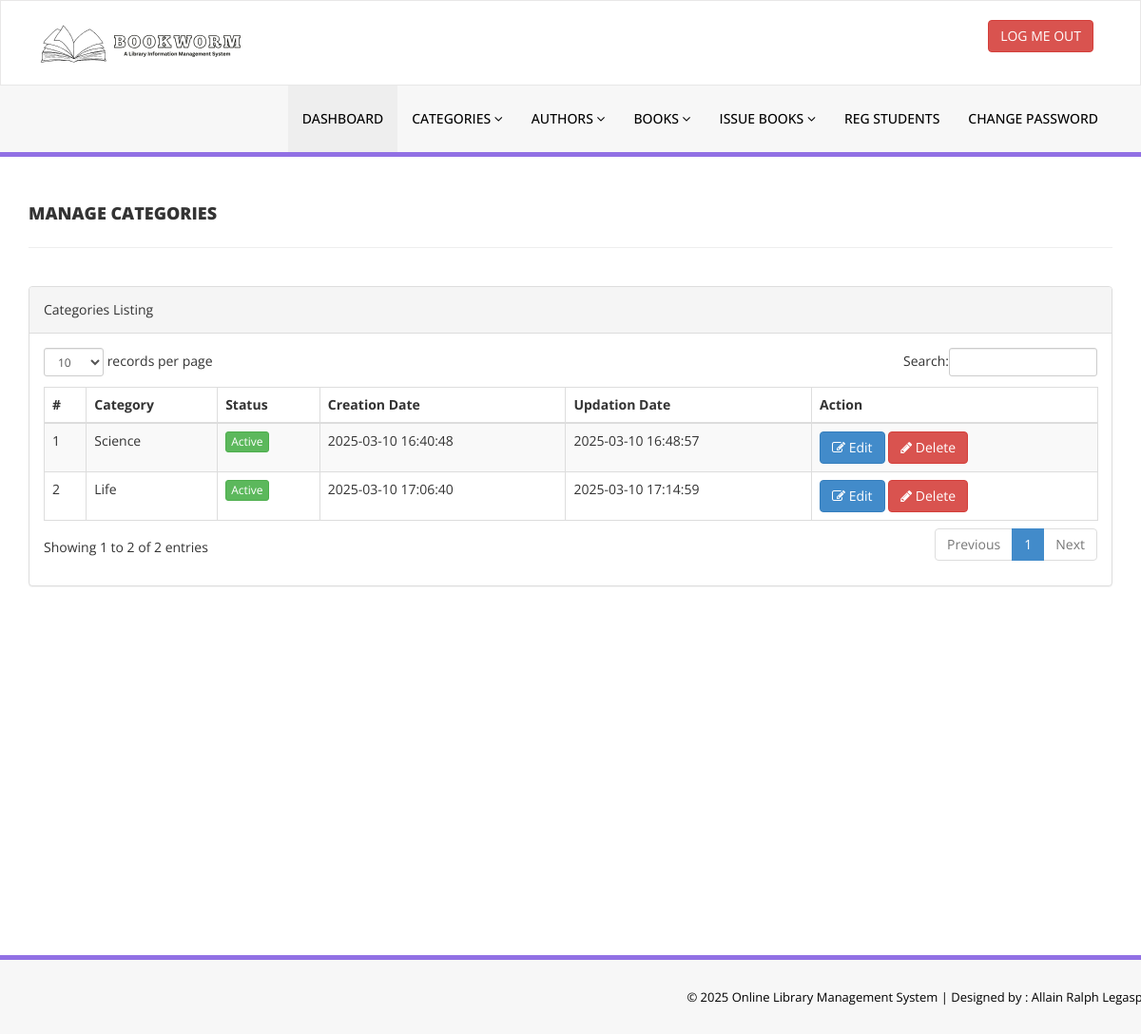
The app's page /admin/manage-categories.php (signed in) with its own data.
### tables this page shows
CREATE TABLE `tblcategory` (
  `id` int(11) NOT NULL,
  `CategoryName` varchar(150) DEFAULT NULL,
  `Status` int(1) DEFAULT NULL,
  `CreationDate` timestamp NULL DEFAULT current_timestamp(),
  `UpdationDate` timestamp NULL DEFAULT '0000-00-00 00:00:00' ON UPDATE current_timestamp()
);

### admin/manage-categories.php (the view, shortened to what this page needs)
<?php
include('includes/config.php');
if(strlen($_SESSION['alogin'])==0)
    {
header('location:index.php');
}
else{
    ?>
<!DOCTYPE html>
<html xmlns="http://www.w3.org/1999/xhtml">
<head>
    <link href="assets/css/bootstrap.css" rel="stylesheet" />
    <link href="assets/css/font-awesome.css" rel="stylesheet" />
    <link href="assets/js/dataTables/dataTables.bootstrap.css" rel="stylesheet" />
    <link href="assets/css/style.css" rel="stylesheet" />
</head>
<body>
<?php include('includes/header.php');?>
    <div class="content-wrapper">
         <div class="container">
        <div class="row pad-botm">
            <div class="col-md-12">
                <h4 class="header-line">Manage Categories</h4>
    </div>
     <div class="row">
</div>
        </div>
            <div class="row">
                <div class="col-md-12">
                    <div class="panel panel-default">
                        <div class="panel-heading">
                           Categories Listing
                        </div>
                        <div class="panel-body">
                            <div class="table-responsive">
                                <table class="table table-striped table-bordered table-hover" id="dataTables-example">
                                    <thead>
                                        <tr>
                                            <th>#</th>
                                            <th>Category</th>
                                            <th>Status</th>
                                            <th>Creation Date</th>
                                            <th>Updation Date</th>
                                            <th>Action</th>
                                        </tr>
                                    </thead>
                                    <tbody>
<?php $sql = "SELECT * from  tblcategory";
$query = $dbh -> prepare($sql);
$query->execute();
$results=$query->fetchAll(PDO::FETCH_OBJ);
$cnt=1;
if($query->rowCount() > 0)
{
foreach($results as $result)
{               ?>
                                        <tr class="odd gradeX">
                                            <td class="center"><?php echo htmlentities($cnt);?></td>
                                            <td class="center"><?php echo htmlentities($result->CategoryName);?></td>
                                            <td class="center"><?php if($result->Status==1) {?>
                                            <a href="#" class="btn btn-success btn-xs">Active</a>
                                            <?php } else {?>
                                            <a href="#" class="btn btn-danger btn-xs">Inactive</a>
                                            <?php } ?></td>
                                            <td class="center"><?php echo htmlentities($result->CreationDate);?></td>
                                            <td class="center"><?php echo htmlentities($result->UpdationDate);?></td>
                                            <td class="center">
                                            <a href="edit-category.php?catid=<?php echo htmlentities($result->id);?>"><button class="btn btn-primary"><i class="fa fa-edit "></i> Edit</button>
                                          <a href="manage-categories.php?del=<?php echo htmlentities($result->id);?>" onclick="return confirm('Are you sure you want to delete?');"" >  <button class="btn btn-danger"><i class="fa fa-pencil"></i> Delete</button>
                                            </td>
                                        </tr>
 <?php $cnt=$cnt+1;}} ?>
                                    </tbody>
                                </table>
                            </div>
                        </div>
                    </div>
                </div>
            </div>
    </div>
    </div>
  <?php include('includes/footer.php');?>
</body>
</html>
<?php } ?>

### admin/assets/css/style.css (style rules this page uses)
.content-wrapper { margin-top: 40px; min-height:800px; padding-bottom:90px; }
.header-line { font-weight:900; padding-bottom:25px; border-bottom:1px solid #eeeeee; text-transform:uppercase; }
.pad-botm { padding-bottom:30px; }

### records on screen
tblcategory: CategoryName "Science", Status "Active", CreationDate "2025-03-10 16:40:48", UpdationDate "2025-03-10 16:48:57"
tblcategory: CategoryName "Life", Status "Active", CreationDate "2025-03-10 17:06:40", UpdationDate "2025-03-10 17:14:59"
